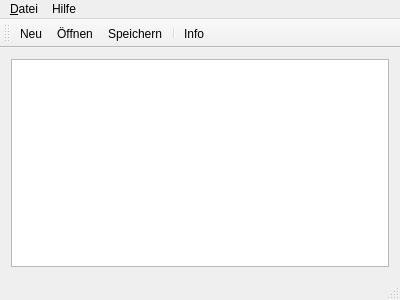
<?xml version="1.0" encoding="UTF-8"?>
<ui version="4.0">
 <class>MainWindow</class>
 <widget class="QMainWindow" name="MainWindow">
  <property name="geometry">
   <rect>
    <x>0</x>
    <y>0</y>
    <width>400</width>
    <height>300</height>
   </rect>
  </property>
  <property name="windowTitle">
   <string>Mini Text</string>
  </property>
  <widget class="QWidget" name="centralWidget">
   <layout class="QHBoxLayout" name="horizontalLayout">
    <item>
     <widget class="QTextEdit" name="textEdit"/>
    </item>
   </layout>
  </widget>
  <widget class="QMenuBar" name="menuBar">
   <property name="geometry">
    <rect>
     <x>0</x>
     <y>0</y>
     <width>400</width>
     <height>21</height>
    </rect>
   </property>
   <widget class="QMenu" name="menu_Datei">
    <property name="title">
     <string>&amp;Datei</string>
    </property>
    <addaction name="action_Neu"/>
    <addaction name="action_ffnen"/>
    <addaction name="action_Speichern"/>
    <addaction name="actionSpeichern_unter"/>
    <addaction name="separator"/>
    <addaction name="action_Beenden"/>
   </widget>
   <widget class="QMenu" name="menuHilfe">
    <property name="title">
     <string>Hilfe</string>
    </property>
    <addaction name="actionInfo"/>
   </widget>
   <addaction name="menu_Datei"/>
   <addaction name="menuHilfe"/>
  </widget>
  <widget class="QToolBar" name="mainToolBar">
   <attribute name="toolBarArea">
    <enum>TopToolBarArea</enum>
   </attribute>
   <attribute name="toolBarBreak">
    <bool>false</bool>
   </attribute>
   <addaction name="action_Neu"/>
   <addaction name="action_ffnen"/>
   <addaction name="action_Speichern"/>
   <addaction name="separator"/>
   <addaction name="actionInfo"/>
  </widget>
  <widget class="QStatusBar" name="statusBar"/>
  <action name="action_Neu">
   <property name="icon">
    <iconset resource="symbole.qrc">
     <normaloff>:/symbol/dateiNeu.bmp</normaloff>:/symbol/dateiNeu.bmp</iconset>
   </property>
   <property name="text">
    <string>&amp;Neu</string>
   </property>
   <property name="shortcut">
    <string>Ctrl+N</string>
   </property>
  </action>
  <action name="action_ffnen">
   <property name="icon">
    <iconset resource="symbole.qrc">
     <normaloff>:/symbol/dateiOeffnen.bmp</normaloff>:/symbol/dateiOeffnen.bmp</iconset>
   </property>
   <property name="text">
    <string>Ö&amp;ffnen</string>
   </property>
   <property name="shortcut">
    <string>Ctrl+F</string>
   </property>
  </action>
  <action name="action_Speichern">
   <property name="icon">
    <iconset resource="symbole.qrc">
     <normaloff>:/symbol/dateiSpeichern.bmp</normaloff>:/symbol/dateiSpeichern.bmp</iconset>
   </property>
   <property name="text">
    <string>&amp;Speichern</string>
   </property>
   <property name="shortcut">
    <string>Ctrl+S</string>
   </property>
  </action>
  <action name="action_Beenden">
   <property name="text">
    <string>&amp;Beenden</string>
   </property>
  </action>
  <action name="actionInfo">
   <property name="icon">
    <iconset resource="symbole.qrc">
     <normaloff>:/symbol/info.bmp</normaloff>:/symbol/info.bmp</iconset>
   </property>
   <property name="text">
    <string>&amp;Info</string>
   </property>
   <property name="shortcut">
    <string>Ctrl+I</string>
   </property>
  </action>
  <action name="actionSpeichern_unter">
   <property name="icon">
    <iconset resource="symbole.qrc">
     <normaloff>:/symbol/dateiSpeichern.bmp</normaloff>:/symbol/dateiSpeichern.bmp</iconset>
   </property>
   <property name="text">
    <string>Speichern unter…</string>
   </property>
   <property name="shortcut">
    <string>Ctrl+U</string>
   </property>
  </action>
 </widget>
 <layoutdefault spacing="6" margin="11"/>
 <resources>
  <include location="symbole.qrc"/>
 </resources>
 <connections/>
</ui>
